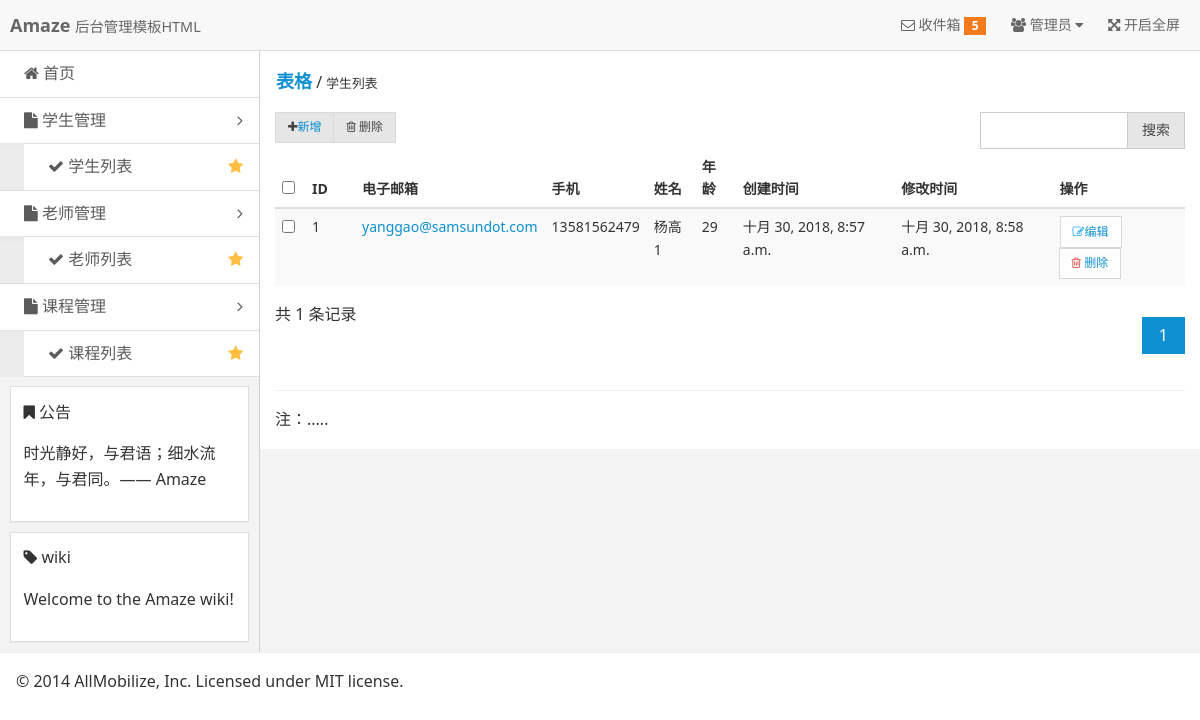
/personlist/1/, run on an earlier commit of the app's database.
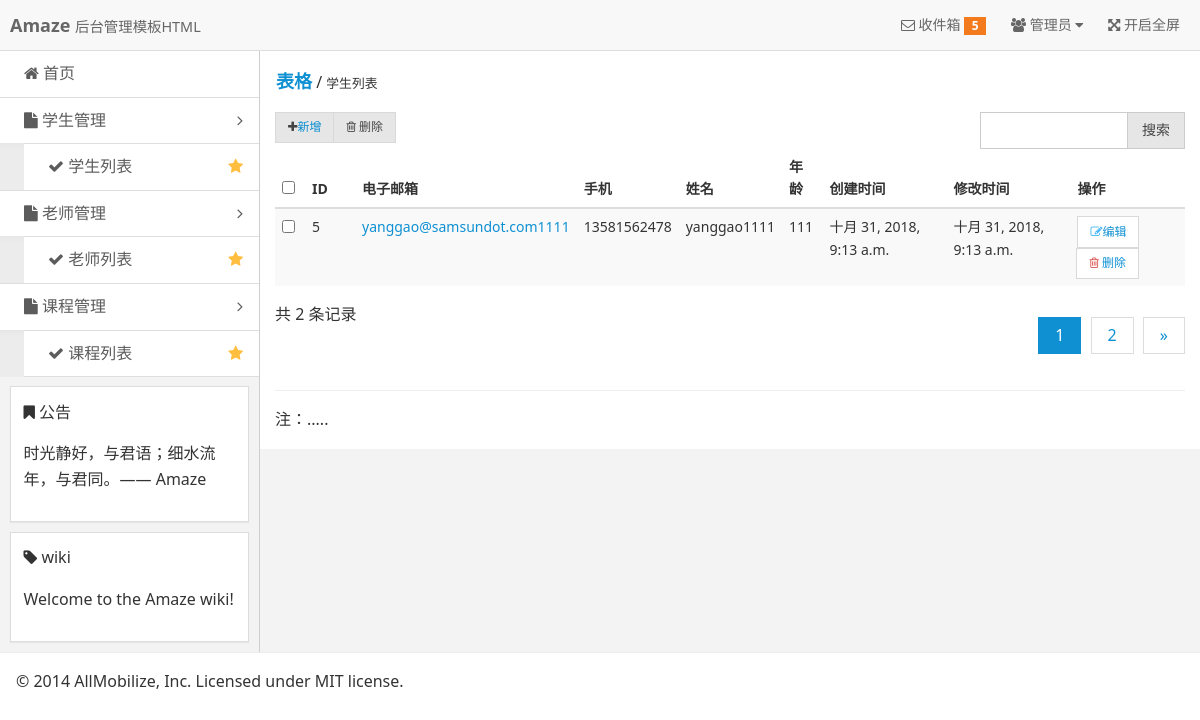
And on a later commit of the database.
### Person/models.py (models this page shows)
class Person(models.Model):
    email=models.EmailField(verbose_name='电子邮箱',max_length=30)
    mobilephone=models.CharField(verbose_name='手机',max_length=11)
    username=models.CharField(verbose_name='姓名',max_length=10)
    age=models.IntegerField(verbose_name='年龄')
    password=models.CharField(verbose_name='密码',max_length=10)
    createdate=models.DateTimeField(verbose_name='创建时间',auto_now_add=True)
    modifydate=models.DateTimeField(verbose_name='修改时间',auto_now_add=True)
    headimg=models.ImageField(verbose_name='头像',upload_to='headimg')

### Person/views.py (the view)
# urls.py: path('personlist/<int:page>/', person_views.PersonList,name='personlist'),
def PersonList(request,page):
    persons=Person.objects.all().order_by("-modifydate")
    paginator1= Paginator(persons, 1)
    try:
        students=paginator1.page(page)
    except PageNotAnInteger:
        students =paginator1.page(1)
    except EmptyPage:
        students =paginator1.page (paginator1 .num_pages)
    return render(request, 'Person/PersonList.html',{'students':students})

### templates/Person/PersonList.html (shortened to what this page needs)
{% extends 'Person/base.html' %}
{% block body1 %}
  <div class="admin-content">
    <div class="am-cf am-padding">
      <div class="am-fl am-cf"><strong class="am-text-primary am-text-lg">表格</strong> / <small>学生列表</small></div>
    </div>
    <div class="am-g">
      <div class="am-u-md-6 am-cf">
        <div class="am-fl am-cf">
          <div class="am-btn-toolbar am-fl">
            <div class="am-btn-group am-btn-group-xs">
              <button type="button" class="am-btn am-btn-default"><span class="am-icon-plus"></span><a href="{% url 'personadd' %}">新增</a></button>
              <button type="button" class="am-btn am-btn-default"><span class="am-icon-trash-o"></span> 删除</button>
            </div>
          </div>
        </div>
      </div>
      <div class="am-u-md-3 am-cf">
          <form>
        <div class="am-fr">
          <div class="am-input-group am-input-group-sm">
            <input type="text" class="am-form-field" />
                <span class="am-input-group-btn">
                  <button class="am-btn am-btn-default" type="submit">搜索</button>
                </span>
          </div>
        </div>
          </form>
      </div>
    </div>
    <div class="am-g">
      <div class="am-u-sm-12">
        <form class="am-form">
          <table class="am-table am-table-striped am-table-hover table-main">
            <thead>
              <tr>
                <th class="table-check"><input type="checkbox" /></th><th class="table-id">ID</th><th class="table-title">电子邮箱</th><th class="table-type">手机</th><th class="table-author">姓名</th><th class="table-author">年龄</th><th class="table-date">创建时间</th><th class="table-date">修改时间</th><th class="table-set">操作</th>
              </tr>
          </thead>
          <tbody>
{% for student in students.object_list %}
            <tr>
              <td><input type="checkbox" value="{{ student.id }}"/></td>
              <td>{{ student.id }}</td>
              <td><a href="#">{{ student.email }}</a></td>
              <td>{{ student.mobilephone }}</td>
              <td>{{ student.username }}</td>
                <td>{{ student.age }}</td>
              <td>{{ student.createdate }}</td>
                <td>{{ student.modifydate }}</td>
              <td>
                <div class="am-btn-toolbar">
                  <div class="am-btn-group am-btn-group-xs">
                    <button class="am-btn am-btn-default am-btn-xs am-text-secondary"><span class="am-icon-pencil-square-o"></span><a href="{% url 'persondetail' student.id %}">编辑</a></button>
                    <button class="am-btn am-btn-default am-btn-xs am-text-danger"><span class="am-icon-trash-o"></span> <a href="{% url 'persondelete' student.id %}">删除</a></button>
                  </div>
                </div>
              </td>
            </tr>
{% endfor %}
          </tbody>
        </table>
          <div class="am-cf">
  共 {{ students.paginator.count }} 条记录
  <div class="am-fr">
    <ul class="am-pagination">
        {% for page in students.paginator.page_range %}
        {% if page == students.number %} <li class="am-active" ><a href="{% url 'personlist' page %}">{{ page }}</a></li>
        {% else %}
             <li ><a href="{% url 'personlist' page %}">{{ page }}</a></li>
        {% endif %}
        {% endfor %}
         {% if students.has_next %}
          <li><a href="{% url 'personlist' students.next_page_number %}">»</a></li>
         {% endif %}
    </ul>
  </div>
</div>
          <hr />
          <p>注：.....</p>
        </form>
      </div>
    </div>
  </div>
{% endblock %}

### templates/Person/base.html (shortened to what this page needs)
<!DOCTYPE html>
<html lang="en">
<head>
  <link rel="stylesheet" href="/static/assets/css/amazeui.min.css"/>
  <link rel="stylesheet" href="/static/assets/css/admin.css">
</head>
<body>
<header class="am-topbar admin-header">
  <div class="am-topbar-brand">
    <strong>Amaze</strong> <small>后台管理模板HTML</small>
  </div>
  <div class="am-collapse am-topbar-collapse" id="topbar-collapse">
    <ul class="am-nav am-nav-pills am-topbar-nav am-topbar-right admin-header-list">
      <li><a href="javascript:;"><span class="am-icon-envelope-o"></span> 收件箱 <span class="am-badge am-badge-warning">5</span></a></li>
      <li class="am-dropdown" data-am-dropdown>
        <a class="am-dropdown-toggle" data-am-dropdown-toggle href="javascript:;">
          <span class="am-icon-users"></span> 管理员 <span class="am-icon-caret-down"></span>
        </a>
      </li>
      <li><a href="javascript:;" id="admin-fullscreen"><span class="am-icon-arrows-alt"></span> <span class="admin-fullText">开启全屏</span></a></li>
    </ul>
  </div>
</header>
<div class="am-cf admin-main">
  <div class="admin-sidebar">
    <ul class="am-list admin-sidebar-list">
      <li><a href="admin-index.html"><span class="am-icon-home"></span> 首页</a></li>
      <li class="admin-parent">
        <a class="am-cf" data-am-collapse="{target: '#collapse-nav'}"><span class="am-icon-file"></span> 学生管理 <span class="am-icon-angle-right am-fr am-margin-right"></span></a>
        <ul class="am-list am-collapse admin-sidebar-sub am-in" id="collapse-nav">
            <li><a href="{% url 'personlist' 1 %}" class="am-cf"><span class="am-icon-check"></span> 学生列表<span class="am-icon-star am-fr am-margin-right admin-icon-yellow"></span></a></li>
        </ul>
      </li>
        <li class="admin-parent">
        <a class="am-cf" data-am-collapse="{target: '#collapse-nav1'}"><span class="am-icon-file"></span> 老师管理 <span class="am-icon-angle-right am-fr am-margin-right"></span></a>
        <ul class="am-list am-collapse admin-sidebar-sub am-in" id="collapse-nav1">
            <li><a href="{% url 'teacherlist' 1 %}" class="am-cf"><span class="am-icon-check"></span> 老师列表<span class="am-icon-star am-fr am-margin-right admin-icon-yellow"></span></a></li>
        </ul>
            <li class="admin-parent">
        <a class="am-cf" data-am-collapse="{target: '#collapse-nav2'}"><span class="am-icon-file"></span> 课程管理 <span class="am-icon-angle-right am-fr am-margin-right"></span></a>
        <ul class="am-list am-collapse admin-sidebar-sub am-in" id="collapse-nav2">
            <li><a href="{% url 'courselist' 1 %}" class="am-cf"><span class="am-icon-check"></span> 课程列表<span class="am-icon-star am-fr am-margin-right admin-icon-yellow"></span></a></li>
        </ul>
      </li>
    </ul>
    <div class="am-panel am-panel-default admin-sidebar-panel">
      <div class="am-panel-bd">
        <p><span class="am-icon-bookmark"></span> 公告</p>
        <p>时光静好，与君语；细水流年，与君同。—— Amaze</p>
      </div>
    </div>
    <div class="am-panel am-panel-default admin-sidebar-panel">
      <div class="am-panel-bd">
        <p><span class="am-icon-tag"></span> wiki</p>
        <p>Welcome to the Amaze wiki!</p>
      </div>
    </div>
  </div>
    {% block body1 %}
    {% endblock %}
</div>
<footer>
  <hr>
  <p class="am-padding-left">© 2014 AllMobilize, Inc. Licensed under MIT license.</p>
</footer>
</body>
</html>

### static/assets/css/admin.css (style rules this page uses)
ul { margin-top: 0; }
.admin-icon-yellow { color: #ffbe40; }
.admin-header { font-size: 1.4rem; margin-bottom: 0; }
.admin-main { background: #f3f3f3; }
.admin-sidebar { width: 260px; min-height: 100%; float: left; border-right: 1px solid #cecece; }
.admin-sidebar-list { margin-bottom: 0; }
.admin-sidebar-list li a { color: #5c5c5c; padding-left: 24px; }
.admin-sidebar-list li:first-child { border-top: none; }
.admin-sidebar-sub { margin-top: 0; margin-bottom: 0; box-shadow: 0 16px 8px -15px #e2e2e2 inset; background: #ececec; padding-left: 24px; }
.admin-sidebar-sub li:first-child { border-top: 1px solid #dedede; }
.admin-sidebar-panel { margin: 10px; }
.admin-content { width: auto; overflow: hidden; height: 100%; background: #fff; }
.table-main { font-size: 1.4rem; padding: .5rem; }
.table-main button { background: #fff; }
.table-check { width: 30px; }
.table-id { width: 50px; }

What changed in the data, as far as the page shows it:
no longer on this page (row unchanged): Person: id "1", email "yanggao@samsundot.com", mobilephone "13581562479", username "杨高1", age "29", createdate "十月 30, 2018, 8:57 a.m.", modifydate "十月 30, 2018, 8:58 a.m."
added Person: id "5", email "yanggao@samsundot.com1111", mobilephone "13581562478", username "yanggao1111", age "111", createdate "十月 31, 2018, 9:13 a.m.", modifydate "十月 31, 2018, 9:13 a.m."
Also different on the page:
{{ students.paginator.count }}: "1" → "2"
new list line: "2"
